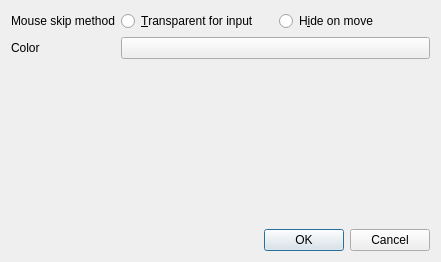
<?xml version="1.0" encoding="UTF-8"?>
<ui version="4.0">
 <class>ClockSettings</class>
 <widget class="QDialog" name="ClockSettings">
  <property name="geometry">
   <rect>
    <x>0</x>
    <y>0</y>
    <width>441</width>
    <height>262</height>
   </rect>
  </property>
  <property name="windowTitle">
   <string>Dialog</string>
  </property>
  <layout class="QVBoxLayout" name="verticalLayout">
   <item>
    <layout class="QFormLayout" name="formLayout">
     <item row="0" column="0">
      <widget class="QLabel" name="mouseSkipMethodLabel">
       <property name="text">
        <string>Mouse skip method</string>
       </property>
      </widget>
     </item>
     <item row="0" column="1">
      <layout class="QHBoxLayout" name="horizontalLayout">
       <item>
        <widget class="QRadioButton" name="transparentForInputButton">
         <property name="text">
          <string>&amp;Transparent for input</string>
         </property>
        </widget>
       </item>
       <item>
        <widget class="QRadioButton" name="hideButton">
         <property name="text">
          <string>H&amp;ide on move</string>
         </property>
        </widget>
       </item>
      </layout>
     </item>
     <item row="1" column="0">
      <widget class="QLabel" name="colorLabel">
       <property name="text">
        <string>Color</string>
       </property>
      </widget>
     </item>
     <item row="1" column="1">
      <widget class="QPushButton" name="colorButton">
       <property name="text">
        <string/>
       </property>
       <layout class="QHBoxLayout" name="colorButtonLayout">
        <item>
         <widget class="QLabel" name="colorButtonInner"/>
        </item>
       </layout>
      </widget>
     </item>
    </layout>
   </item>
   <item>
    <widget class="QDialogButtonBox" name="buttonBox">
     <property name="orientation">
      <enum>Qt::Horizontal</enum>
     </property>
     <property name="standardButtons">
      <set>QDialogButtonBox::Cancel|QDialogButtonBox::Ok</set>
     </property>
    </widget>
   </item>
  </layout>
 </widget>
 <resources/>
 <connections>
  <connection>
   <sender>buttonBox</sender>
   <signal>accepted()</signal>
   <receiver>ClockSettings</receiver>
   <slot>accept()</slot>
   <hints>
    <hint type="sourcelabel">
     <x>248</x>
     <y>254</y>
    </hint>
    <hint type="destinationlabel">
     <x>157</x>
     <y>274</y>
    </hint>
   </hints>
  </connection>
  <connection>
   <sender>buttonBox</sender>
   <signal>rejected()</signal>
   <receiver>ClockSettings</receiver>
   <slot>reject()</slot>
   <hints>
    <hint type="sourcelabel">
     <x>316</x>
     <y>260</y>
    </hint>
    <hint type="destinationlabel">
     <x>286</x>
     <y>274</y>
    </hint>
   </hints>
  </connection>
 </connections>
</ui>
